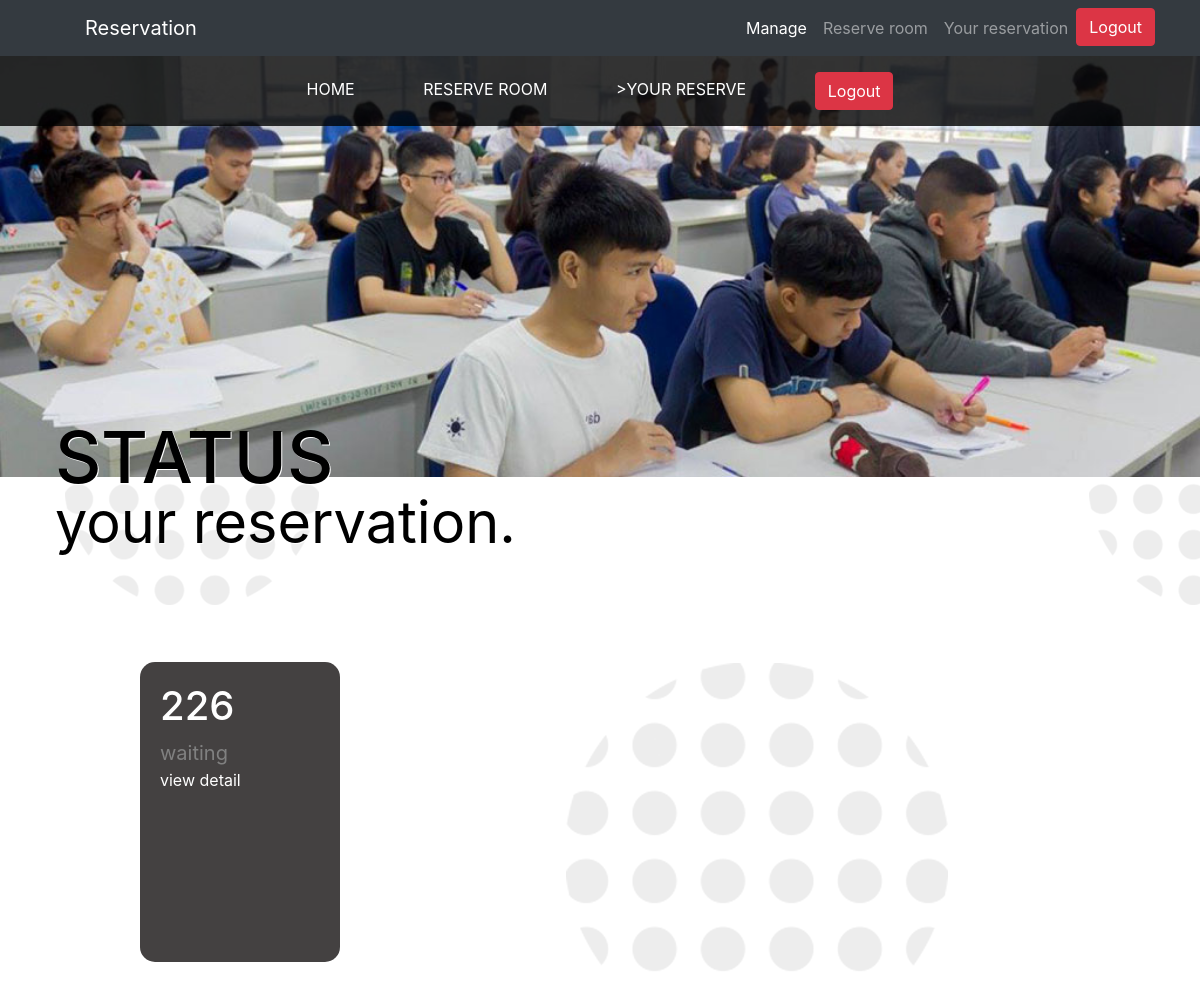
Before: /reservation_status/ (signed in) with the older database file.
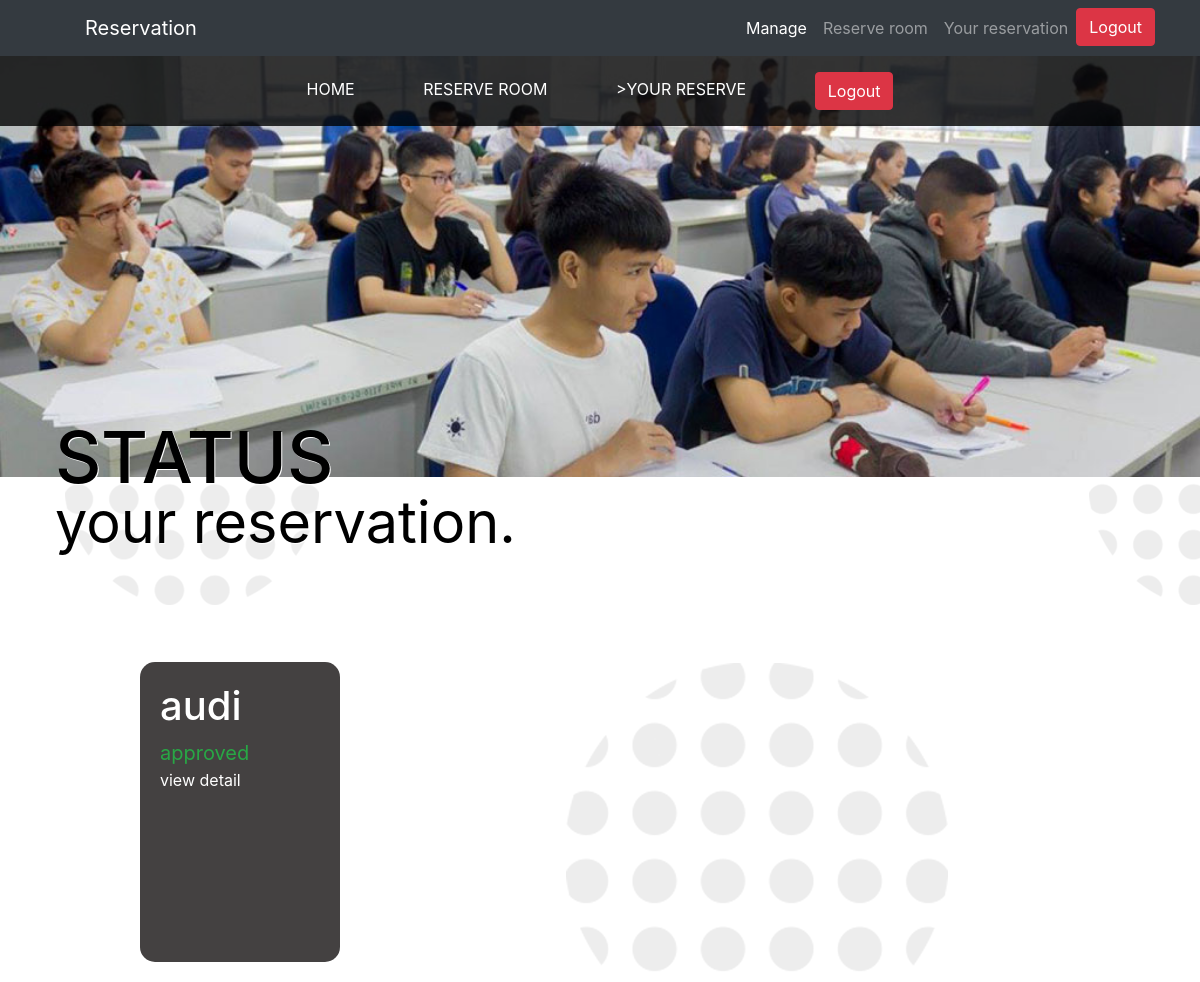
After: the same page with the newer database file.
### blog/models.py (models this page shows, shortened)
class reservation(models.Model):
    student = models.ForeignKey(Employee, related_name = "student" , on_delete=models.CASCADE ,blank = True,null=True)
    teacher = models.ForeignKey(Employee, related_name = "teacher" , on_delete=models.CASCADE ,blank = True,null=True)
    staff = models.ForeignKey(Employee, related_name = "staff" , on_delete=models.CASCADE ,blank = True,null=True)
    room = models.ForeignKey(room , related_name = "room" , on_delete=models.CASCADE)
    status_list = (("pending" , "pending"), ("accepted" , "accepted"), ("accepted-pending" , "accepted-pending"), ("denied" , "denied"), ("denied-pending" , "denied-pending") )
    reason_of_reserve = models.CharField(max_length = 300 , default = "reason")
    status = models.CharField(max_length = 20 , default = 'pending', choices=status_list)
    day_of_reserve = models.DateTimeField(default=timezone.now)
    duration_begin =  models.DateTimeField(default=timezone.now)
    duration_end =  models.DateTimeField(default=timezone.now)
    objects = BookManager()

class room(models.Model):
    roomname = models.CharField(max_length=100 , default = 'roomname')
    isavaliable = (('yes','yes') , ('no','no') , ('pending' , 'pending'))
    status = models.CharField(max_length = 10 , default = 'yes', choices=isavaliable)
    width = models.IntegerField(default = 0)
    height = models.IntegerField(default = 0)
    slug = models.SlugField(max_length=100 , default = 'roomname')
    svgpath = models.CharField(max_length = 3000 , default = "PATH")
    floor = models.IntegerField(default = 1)

### project/views.py (the view)
# urls.py: path('reservation_status/' , views.getreservation , name= 'reservation_status'),
def getreservation(request):
    if "reservation" in request.GET:
        res_obj = reservation.objects.get(id = int(request.GET['reservation']) )
        res_obj.cancel_book()
    reservation_list = reservation.objects.get_booklist(User.objects.get(username = request.session['username']))
    return render(request, "blog/status.html" , {"reservation_list":reservation_list})

### blog/models.py (called while the page is built)
    def get_booklist(self , student_id):
        user_a = User.objects.get(username = student_id)
        emp = Employee.objects.get(user = user_a)
        reservation_list = reservation.objects.filter(student = emp)
        return reservation_list

### templates/blog/status.html (shortened to what this page needs)
{% load static %}
{% block content %}
<!DOCTYPE html>
<html>
<head>
	<link rel="stylesheet" href="https://stackpath.bootstrapcdn.com/bootstrap/4.1.3/css/bootstrap.min.css">
	<link rel="stylesheet" href="https://cdnjs.cloudflare.com/ajax/libs/font-awesome/4.7.0/css/font-awesome.min.css">
	<link rel="stylesheet" type="text/css" href="{% static "css/status_style.css" %}">
</head>
<body style="background-image: url({% static "/img/circle_bg.png" %})">
	{% include "blog/nav_side.html" %}
	<div name="header">
		<img src="{% static "img/check_status_bg.jpg" %}" class="image-subheader">
		<h1 class="text-subheader">STATUS<br><small>your reservation.</small></h1>
	</div>
	<div id="checkstatus">
		{% for res in reservation_list %}
		<div class="check-status-block">
			<h1 class="status-room">{{ res.room.roomname }}</h1>
			{% if res.status == "accepted" %}
			<div class="status-reservation approved">approved</div>
			{% elif res.status == "denied" %}
			<div class="status-reservation disapproved">disapproved</div>
			{% else %}
			<div class="status-reservation waiting">waiting</div>
			{% endif %}
			<div class="status-detail" id="{{ res.room.roomname }}" onclick="showReserveDetail(this.id , '{{ res.day_of_reserve }}' , '{{ res.duration_begin }}'
			, '{{ res.duration_end }}' , '{{ res.reason_of_reserve }}'  , '{{ res.teacher.user.username }}', '{{ res.staff.user.username }}'  )">view detail</div>
		</div>
		{% endfor %}
		</div>
	</body>
	</html>
	{% endblock %}

Changed rows visible on the page:
removed reservation: room.roomname "226", status "waiting"
added reservation: room.roomname "audi", status "approved"
